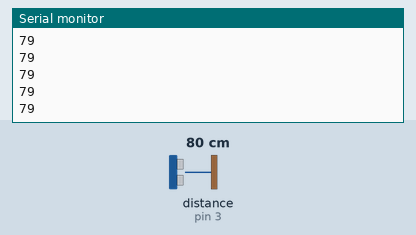
Recording of a sketch running on a simulated Arduino Uno, built with avr-gcc and run on an emulated ATmega328P. On the bench: the last lines printed to the serial monitor. Wiring (inferred from the names in the program): ultrasonic range finder: trigger pin 2; echo pin 3. The test bench sets the inputs (shaded band); at power-on: distance to the obstacle (sensor on pin 3) 80 cm. The echo pulse lasts 58.3 µs per cm.

Above: at 1.2 s.
1.3 s: distance to the obstacle (sensor on pin 3) set to 2 cm
At 1.36 s:
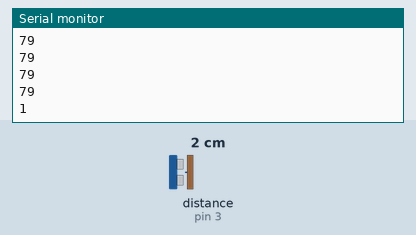
2.8 s: distance to the obstacle (sensor on pin 3) set to 4 cm
At 2.84 s:
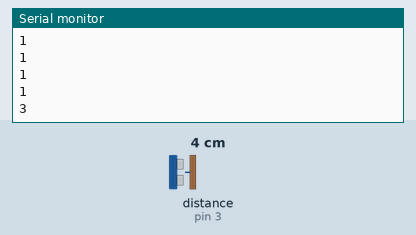
Timing chart, 0 to 5.8 s (numbered marks = the images above; inputs shaded):
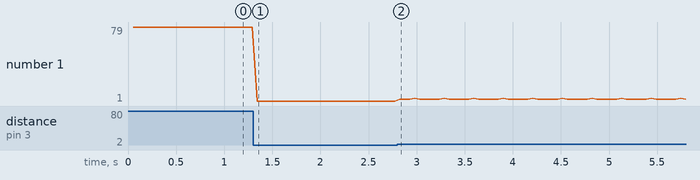

The sketch:

alternativeDelayUltrasound.ino
```cpp
#define TRIG 2
#define ECHO 3

unsigned long time = millis();

int toggle = 1;

/**********************************************
 * setup() function
 **********************************************/
void setup()
{
  Serial.begin(9600);
  pinMode(TRIG, OUTPUT);
  pinMode(ECHO, INPUT);
}

/**********************************************
 * loop() function
 **********************************************/
void loop()
{
  if(millis()-time > 50)     //Has one second passed?
  {
    toggle = !toggle;          //If so not toggle
    long duration, distance;
    digitalWrite(TRIG, LOW);
    delayMicroseconds(2);
    digitalWrite(TRIG, HIGH);
    delayMicroseconds(10);
    digitalWrite(TRIG, LOW);
    duration = pulseIn(ECHO, HIGH);
    distance = (duration / 2) / 29.1;
    Serial.println(distance);
    time = millis();           //and reset time.
  }


}
```

Measured:
- after the input at 1.3 s, the serial monitor: prints a new line at once (image 1)
- after the input at 2.8 s, the serial monitor: prints a new line at once (image 2)
- plotted number 1: 79 → 1 after the input at 1.3 s, 1 → 3 after the input at 2.8 s
